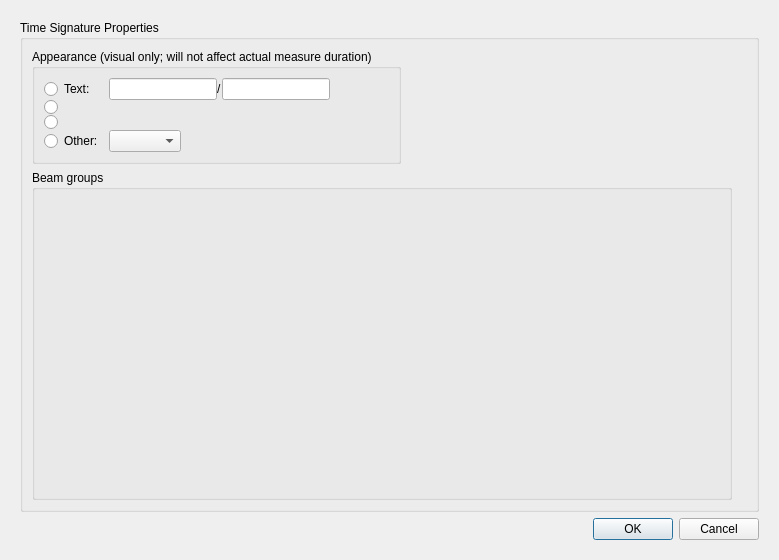
<?xml version="1.0" encoding="UTF-8"?>
<ui version="4.0">
 <class>TimeSigProperties</class>
 <widget class="QDialog" name="TimeSigProperties">
  <property name="geometry">
   <rect>
    <x>0</x>
    <y>0</y>
    <width>779</width>
    <height>560</height>
   </rect>
  </property>
  <property name="windowTitle">
   <string>Time Signature Properties</string>
  </property>
  <layout class="QVBoxLayout" name="verticalLayout_2">
   <item>
    <layout class="QVBoxLayout" name="verticalLayout">
     <property name="leftMargin">
      <number>9</number>
     </property>
     <property name="topMargin">
      <number>9</number>
     </property>
     <property name="rightMargin">
      <number>9</number>
     </property>
     <property name="bottomMargin">
      <number>9</number>
     </property>
     <item>
      <widget class="QGroupBox" name="groupBox">
       <property name="title">
        <string>Time Signature Properties</string>
       </property>
       <layout class="QGridLayout" name="gridLayout" columnstretch="0,0,0">
        <property name="rightMargin">
         <number>24</number>
        </property>
        <item row="1" column="0" colspan="3">
         <widget class="mu::palette::NoteGroups" name="groups">
          <property name="sizePolicy">
           <sizepolicy hsizetype="Expanding" vsizetype="Expanding">
            <horstretch>0</horstretch>
            <verstretch>0</verstretch>
           </sizepolicy>
          </property>
          <property name="title">
           <string>Beam groups</string>
          </property>
         </widget>
        </item>
        <item row="0" column="0" colspan="2">
         <widget class="QGroupBox" name="groupBox_3">
          <property name="title">
           <string>Appearance (visual only; will not affect actual measure duration)</string>
          </property>
          <layout class="QGridLayout" name="gridLayout_3">
           <property name="verticalSpacing">
            <number>0</number>
           </property>
           <item row="3" column="0">
            <widget class="QRadioButton" name="otherButton">
             <property name="text">
              <string>Other:</string>
             </property>
            </widget>
           </item>
           <item row="0" column="0">
            <widget class="QRadioButton" name="textButton">
             <property name="layoutDirection">
              <enum>Qt::LeftToRight</enum>
             </property>
             <property name="text">
              <string>Text:</string>
             </property>
            </widget>
           </item>
           <item row="2" column="0">
            <widget class="QRadioButton" name="allaBreveButton">
             <property name="text">
              <string notr="true"/>
             </property>
            </widget>
           </item>
           <item row="1" column="0">
            <widget class="QRadioButton" name="fourfourButton">
             <property name="text">
              <string notr="true"/>
             </property>
            </widget>
           </item>
           <item row="0" column="1">
            <layout class="QHBoxLayout" name="horizontalLayout">
             <item>
              <widget class="QLineEdit" name="zText"/>
             </item>
             <item>
              <widget class="QLabel" name="label">
               <property name="text">
                <string notr="true">/</string>
               </property>
              </widget>
             </item>
             <item>
              <widget class="QLineEdit" name="nText"/>
             </item>
             <item>
              <spacer name="horizontalSpacer_2">
               <property name="orientation">
                <enum>Qt::Horizontal</enum>
               </property>
               <property name="sizeHint" stdset="0">
                <size>
                 <width>40</width>
                 <height>20</height>
                </size>
               </property>
              </spacer>
             </item>
            </layout>
           </item>
           <item row="3" column="1">
            <layout class="QHBoxLayout" name="horizontalLayout_4">
             <item>
              <widget class="QComboBox" name="otherCombo">
               <property name="maxVisibleItems">
                <number>12</number>
               </property>
               <property name="maxCount">
                <number>24</number>
               </property>
              </widget>
             </item>
             <item>
              <spacer name="horizontalSpacer">
               <property name="orientation">
                <enum>Qt::Horizontal</enum>
               </property>
               <property name="sizeHint" stdset="0">
                <size>
                 <width>40</width>
                 <height>20</height>
                </size>
               </property>
              </spacer>
             </item>
            </layout>
           </item>
          </layout>
         </widget>
        </item>
        <item row="0" column="2">
         <spacer name="horizontalSpacer_3">
          <property name="orientation">
           <enum>Qt::Horizontal</enum>
          </property>
          <property name="sizeHint" stdset="0">
           <size>
            <width>40</width>
            <height>20</height>
           </size>
          </property>
         </spacer>
        </item>
       </layout>
      </widget>
     </item>
     <item>
      <widget class="QDialogButtonBox" name="buttonBox">
       <property name="orientation">
        <enum>Qt::Horizontal</enum>
       </property>
       <property name="standardButtons">
        <set>QDialogButtonBox::Cancel|QDialogButtonBox::Ok</set>
       </property>
      </widget>
     </item>
    </layout>
   </item>
  </layout>
 </widget>
 <customwidgets>
  <customwidget>
   <class>mu::palette::NoteGroups</class>
   <extends>QGroupBox</extends>
   <header>palette/widgets/noteGroups.h</header>
   <container>1</container>
  </customwidget>
 </customwidgets>
 <tabstops>
  <tabstop>textButton</tabstop>
  <tabstop>zText</tabstop>
  <tabstop>nText</tabstop>
  <tabstop>fourfourButton</tabstop>
  <tabstop>allaBreveButton</tabstop>
  <tabstop>otherButton</tabstop>
  <tabstop>otherCombo</tabstop>
  <tabstop>buttonBox</tabstop>
 </tabstops>
 <resources/>
 <connections>
  <connection>
   <sender>buttonBox</sender>
   <signal>accepted()</signal>
   <receiver>TimeSigProperties</receiver>
   <slot>accept()</slot>
   <hints>
    <hint type="sourcelabel">
     <x>248</x>
     <y>254</y>
    </hint>
    <hint type="destinationlabel">
     <x>157</x>
     <y>274</y>
    </hint>
   </hints>
  </connection>
  <connection>
   <sender>buttonBox</sender>
   <signal>rejected()</signal>
   <receiver>TimeSigProperties</receiver>
   <slot>reject()</slot>
   <hints>
    <hint type="sourcelabel">
     <x>316</x>
     <y>260</y>
    </hint>
    <hint type="destinationlabel">
     <x>286</x>
     <y>274</y>
    </hint>
   </hints>
  </connection>
 </connections>
</ui>
